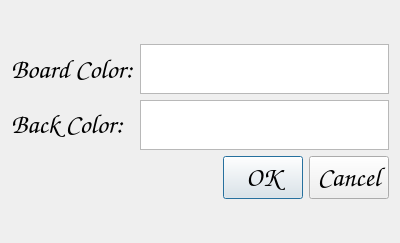
<?xml version="1.0" encoding="UTF-8"?>
<ui version="4.0">
 <class>CGameOptions</class>
 <widget class="QDialog" name="CGameOptions">
  <property name="geometry">
   <rect>
    <x>0</x>
    <y>0</y>
    <width>400</width>
    <height>243</height>
   </rect>
  </property>
  <property name="font">
   <font>
    <family>Comic Sans MS</family>
    <pointsize>20</pointsize>
   </font>
  </property>
  <property name="windowTitle">
   <string>Options</string>
  </property>
  <layout class="QGridLayout" name="gridLayout">
   <item row="0" column="0">
    <layout class="QGridLayout" name="gridLayout_2">
     <property name="bottomMargin">
      <number>0</number>
     </property>
     <item row="2" column="1">
      <widget class="QDialogButtonBox" name="buttonBox">
       <property name="standardButtons">
        <set>QDialogButtonBox::Cancel|QDialogButtonBox::Ok</set>
       </property>
      </widget>
     </item>
     <item row="0" column="0">
      <widget class="QLabel" name="lblBoardColor">
       <property name="text">
        <string>Board Color:</string>
       </property>
      </widget>
     </item>
     <item row="1" column="0">
      <widget class="QLabel" name="lblBackColor">
       <property name="text">
        <string>&lt;html&gt;&lt;head/&gt;&lt;body&gt;&lt;p&gt;Back Color:&lt;/p&gt;&lt;/body&gt;&lt;/html&gt;</string>
       </property>
      </widget>
     </item>
     <item row="0" column="1">
      <widget class="QListWidget" name="lstBoardColor">
       <property name="maximumSize">
        <size>
         <width>16777215</width>
         <height>50</height>
        </size>
       </property>
       <property name="frameShadow">
        <enum>QFrame::Plain</enum>
       </property>
       <property name="horizontalScrollBarPolicy">
        <enum>Qt::ScrollBarAlwaysOff</enum>
       </property>
      </widget>
     </item>
     <item row="1" column="1">
      <widget class="QListWidget" name="lstBackColor">
       <property name="maximumSize">
        <size>
         <width>16777215</width>
         <height>50</height>
        </size>
       </property>
       <property name="frameShadow">
        <enum>QFrame::Plain</enum>
       </property>
       <property name="horizontalScrollBarPolicy">
        <enum>Qt::ScrollBarAlwaysOff</enum>
       </property>
      </widget>
     </item>
    </layout>
   </item>
  </layout>
 </widget>
 <resources/>
 <connections/>
</ui>
